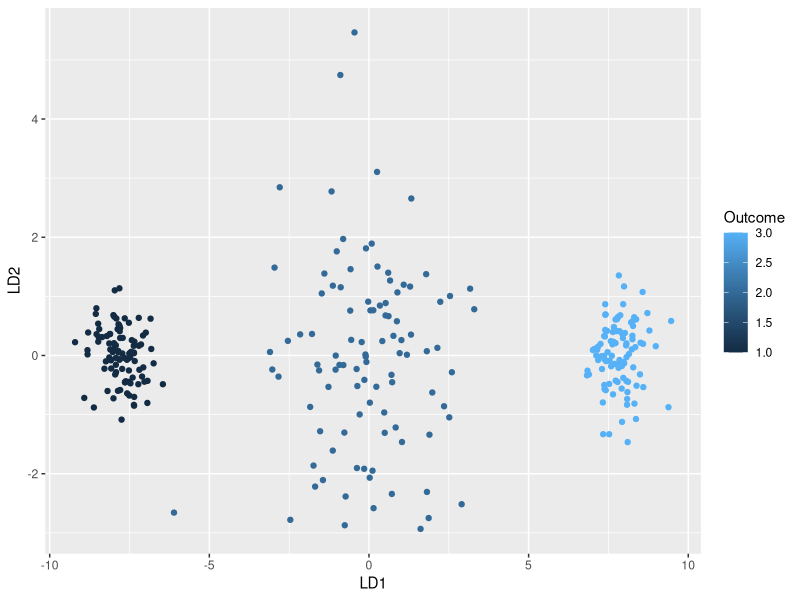

This chart was generated by the following R code:

rm(list=ls())

library(MASS)
library(mvtnorm)
library(ggplot2)
set.seed(12345678)
x1=rmvnorm(100,mean=c(1,1),sigma=0.01*diag(2))
x2=rmvnorm(100,mean=c(2,2),sigma=0.1*diag(2))
x3=rmvnorm(100,mean=c(3,3),sigma=0.01*diag(2))
X=rbind(x1,x2,x3)
y=c(rep(1,100),rep(2,100),rep(3,100))
s <- sort(sample(nrow(X), 4))
print(X[s, ])
print(y[s])
tol <- 1e-04
X <- as.matrix(X)
n <- nrow(X)
p <- ncol(X)
g <- as.factor(y)
lev <- lev1 <- levels(g)
counts <- as.vector(table(g))
proportions <- counts/n
ng <- length(proportions)
names(counts) <- lev1 # `names(prior)` excised
# group counts and proportions of the total:
print(cbind(counts, proportions))

## drop attributes to avoid e.g. matrix() methods
group.means <- tapply(c(X), list(rep(g, p), col(X)), mean)
f1 <- sqrt(diag(var(X - group.means[g,  ])))
# scale columns to unit variance before checking for collinearity
scaling <- diag(1/f1, p)

# group centroids
print(group.means)

# within-group standard deviations
print(f1)
# inverses of within-group standard deviations
scaling0 <- scaling
print(scaling0)
# within-group correlation matrix
print(cor(X - group.means[g, ]))
# within-group covariance matrix after standardization
print(cov((X - group.means[g, ]) %*% scaling))

fac <- 1/n # excise conditional case `method == "moment"`
XX <- sqrt(fac) * (X - group.means[g,  ]) %*% scaling
X.s <- svd(XX, nu = 0L)
rank <- sum(X.s$d > tol)
scaling <- scaling %*% X.s$v[,1L:rank] %*% diag(1/X.s$d[1L:rank],rank)

# standardized within-group centered data
Xhat <- (X - group.means[g,  ]) %*% scaling0
# eigendecomposition of covariance
E <- eigen(cov(Xhat))
# sphering matrix (alternative calculation)
scaling0 %*% E$vectors %*% diag(1/sqrt(E$values))
# sphering matrix
scaling1 <- scaling
print(scaling1)
# within-group covariance matrix after sphering
print(cov((X - group.means[g, ]) %*% scaling))
xbar <- colSums(proportions %*% group.means) # sub `proportions` for `prior`
fac <- 1/(ng - 1) # excise conditional case `method == "mle"`
XX <- sqrt((n * proportions)*fac) * # sub `proportions` for `prior`
  scale(group.means, center = xbar, scale = FALSE) %*% scaling
X.s <- svd(XX, nu = 0L)
rank <- sum(X.s$d > tol * X.s$d[1L])
scaling <- scaling %*% X.s$v[, 1L:rank]
# excise conditional case `is.null(dimnames(x))`
dimnames(scaling) <- list(colnames(X), paste("LD", 1L:rank, sep = ""))
dimnames(group.means)[[2L]] <- colnames(X)
# number of dimensions in the sphering-transformed group centroid SVD
print(rank)

# discriminant coefficients
scaling2 <- scaling
print(scaling2)
# discriminant coordinates of centered group centroids
print((group.means - matrix(1, ng, 1) %*% t(xbar)) %*% scaling2)
# as recovered using `predict.lda()`
lda.model <- lda(X, grouping = y)
print(predict(lda.model, as.data.frame(lda.model$means))$x)
predict(lda.model,X)$class

# center data around weighted means & transform
means <- colSums(lda.model$prior * lda.model$means)
mod <- scale(X, center = means, scale = FALSE) %*% 
  lda.model$scaling
# visualize the features in the two LDA dimensions
plot.df <- data.frame(mod, "Outcome" = y)
library(ggplot2)
ggplot(plot.df, aes(x = LD1, y = LD2, color = Outcome)) + geom_point()
################## QDA ######################
QuaDA<- function(Input,Response){
  Input=as.matrix(Input)
  N=nrow(Input)
  p=ncol(Input)
  K=length(unique(Response))
  classes=as.numeric(levels(as.factor(Response)))
  Mu_k=matrix(0,nrow = p,ncol = K)#centroid vectors
  Pi_k=vector(length= K)# classes a priori
  sigma_k=list()#data covariances matrix per class
  sigmaMinus1_k=list()
  det_k=vector(length = K)
  for (i in 1:K){
    sigma_k[[i]]=matrix(0,ncol=p,nrow = p)
    tmp=Input[Response==classes[i],]
    N0=nrow(tmp)
    Pi_k[i]=N0/N
    Mu_k[,i]=colMeans(tmp)
    for(j in 1:N0){
      sigma_k[[i]]=sigma_k[[i]]+(tmp[j,]-Mu_k[,i])%*%t(tmp[j,]-Mu_k[,i])
    }
    sigma_k[[i]]=(1/(N0-1))*sigma_k[[i]]
    sigmaMinus1_k[[i]]=solve(sigma_k[[i]])
    det_k[i]=det(sigma_k[[i]])
  }
  #discriminant matrix
  deltaTrain=matrix(0,ncol = K,nrow = N)
  for (i in 1:K){
    deltaTrain[,i]=apply(Input,1,function(x) -0.5*t(x-Mu_k[,i])%*%sigmaMinus1_k[[i]]%*%(x-Mu_k[,i]))
    deltaTrain[,i]=deltaTrain[,i]-0.5*log(det_k[i])+log(Pi_k[i])
  }
  #prediction
  yHatTrain=apply(deltaTrain,1,which.max)
  return(list(yhat=yHatTrain,sigmaMinus1_k=sigmaMinus1_k,Mu_k=Mu_k,det_k=det_k,Pi_k=Pi_k))
}

QuaDA(X,y)
